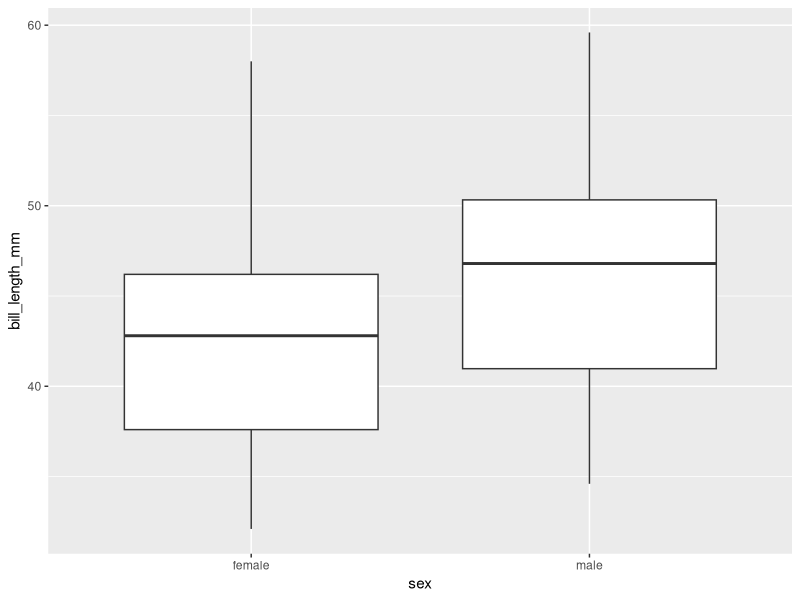

Here is the R script that generated this plot:
# Today is 2021-02-15: Week 4A
#Plotting penguin data
#Kevin Candray 
####################################
#loading the libraries 
library(palmerpenguins)
library(tidyverse)
library(here)
####################################
#loading the data 
glimpse(penguins)
####################################
#filter mechanism 
  #filter(.data=penguins, sex == "female") "" if its a word, if its a number no quotes
filter(.data = penguins, sex == "female")
# one = sets an argument in the function 
# two = reads as "exactly equal to"
# x <= y less than or equal to 
#x >= y Greater than or equal to 
# x != y not equal to
# x %in% y In(group membership)
#is.na(x) Is missing
#is.na(x) Is not missing
#######################################
#think pair share
filter(.data = penguins, body_mass_g > 5000, year == 2008)

filter(.data = penguins, sex == "female", body_mass_g > 4000)
                      # a & b and the comma can be replaced with &
                      # a | b or
                      #!a not 
#filter(.data = penguins, year == 2008|2009, island == !"Dream", species == "Adelie" & "Gentoo" )
#my attempt
#mutate : adding new columns
data2 <- mutate(.data = penguins, 
                body_mass_kg = body_mass_g/1000,
                bill_length_depth = bill_length_mm/bill_depth_mm) #convert mass to kg and calculate the ration of bill length and depth 
View(data2)
#look up mutate_if, _at, _all 
# ifelse function, do conditional tests within mutate()
data2 <- mutate(.data = penguins,
                after_2008 = ifelse(year >2008, "After 2008", "Before 2008"))
View(data2)

##########
# think pair share
data2 <- mutate(.data = penguins, 
                length_and_mass = flipper_length_mm+body_mass_g)
View(data2)
(data2 <- mutate(.data = penguins, 
                grammar = ifelse(sex == "male" , "Male", "Female")))
#pipe
data3<- penguins %>% #use penguin dataframe
  filter(sex == "female") %>% #select females
  mutate(log_mass = log(body_mass_g))%>% #calculate log bio mass
  select(species, island, sex, log_mass)
#summarize & and group by
(penguins %>%
    group_by(island, sex) %>%
  summarise(mean_flipper = mean(bill_length_mm, na.rm=TRUE),
            min_flipper = min(bill_length_mm, na.rm=TRUE)))
#removing missing data
penguins %>%
  drop_na(sex)
#pipe directly into a plot
penguins %>%
  drop_na(sex) %>%
  ggplot(aes (x = sex, y = bill_length_mm))+
  geom_boxplot()
